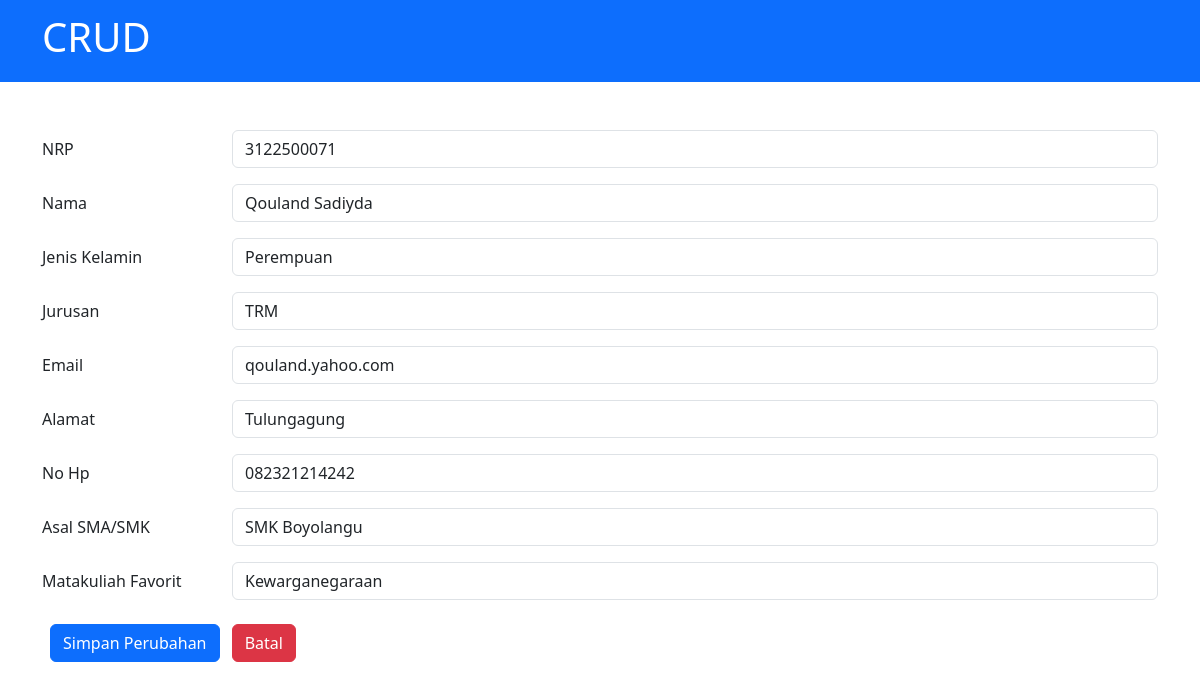
/formupdate.php?update=3, run on the app's committed database.
### tables this page shows
CREATE TABLE `student` (
  `id` int(11) NOT NULL,
  `nrp` char(10) NOT NULL,
  `nama` varchar(50) NOT NULL,
  `jeniskelamin` varchar(20) NOT NULL,
  `jurusan` varchar(20) NOT NULL,
  `email` varchar(70) NOT NULL,
  `alamat` varchar(100) NOT NULL,
  `nohp` char(12) NOT NULL,
  `asalsma` varchar(40) NOT NULL,
  `matkulfav` varchar(40) NOT NULL
);

### formupdate.php (the view, shortened to what this page needs)
<?php
    require 'koneksi.php';
    if(isset($_GET['update'])){
        $id = $_GET['update'];
        $query = "SELECT*FROM student where id = '$id'";
        $sql = mysqli_query($conn,$query);
        $result = mysqli_fetch_assoc($sql);
    }
?>
<!doctype html>
<html lang="en">
  <head>
    <link href="https://cdn.jsdelivr.net/npm/bootstrap@5.3.0-alpha2/dist/css/bootstrap.min.css" rel="stylesheet">
  </head>
  <body>
  <nav class="navbar bg-primary navbar-dark">
        <div class="container">
            <a class="navbar-brand">
                <h1>CRUD</h1>
            </a>
        </div>
    </nav>
    <div class="container mt-5">
        <form action="prosesupdate.php" method="post">
        <div class="mb-3 row">
            <label for="nrp" class="col-sm-2 col-form-label">NRP</label>
            <div class="col-sm-10">
            <input type="text" name="nrp" value="<?php echo $result['nrp']; ?>" class="form-control" id="nrp" placeholder="Isikan NRP" />
            </div>
        </div>
        <div class="mb-3 row">
            <label for="nama" class="col-sm-2 col-form-label">Nama</label>
            <div class="col-sm-10">
            <input type="text" name="nama" value="<?php echo $result['nama'];?>" class="form-control" id="nama" placeholder="Isikan Nama" />
            </div>
        </div>
        <div class="mb-3 row">
            <label for="jeniskelamin" class="col-sm-2 col-form-label">Jenis Kelamin</label>
            <div class="col-sm-10">
            <input type="text" name="jeniskelamin" value="<?php echo $result['jeniskelamin'];?>" class="form-control" id="jeniskelamin" placeholder="Isikan jenis kelamin" />
            </div>
        </div>
        <div class="mb-3 row">
            <label for="jurusan" class="col-sm-2 col-form-label">Jurusan</label>
            <div class="col-sm-10">
            <input type="text" name="jurusan" value="<?php echo $result['jurusan'];?>" class="form-control" id="jurusan" placeholder="Isikan Jurusan" />
            </div>
        </div>
        <div class="mb-3 row">
            <label for="email" class="col-sm-2 col-form-label">Email</label>
            <div class="col-sm-10">
            <input type="text" name="email" value="<?php echo $result['email'];?>" class="form-control" id="email" placeholder="Isikan email" />
            </div>
        </div>
        <div class="mb-3 row">
            <label for="alamat" class="col-sm-2 col-form-label">Alamat</label>
            <div class="col-sm-10">
            <input type="text" name="alamat" value="<?php echo $result['alamat'];?>" class="form-control" id="alamat" placeholder="Isikan ALamat" />
            </div>
        </div>
        <div class="mb-3 row">
            <label for="nohp" class="col-sm-2 col-form-label">No Hp</label>
            <div class="col-sm-10">
            <input type="text" name="nohp" value="<?php echo $result['nohp'];?>" class="form-control" id="nohp" placeholder="Isikan No HP" />
            </div>
        </div>
        <div class="mb-3 row">
            <label for="asalsma" class="col-sm-2 col-form-label">Asal SMA/SMK</label>
            <div class="col-sm-10">
            <input type="text" name="asalsma" value="<?php echo $result['asalsma'];?>" class="form-control" id="asalsma" placeholder="Masukkan Asal SMA" />
            </div>
        </div>
        <div class="mb-3 row">
            <label for="matkulfav" class="col-sm-2 col-form-label">Matakuliah Favorit</label>
            <div class="col-sm-10">
            <input type="text" name="matkulfav" value="<?php echo $result['matkulfav'];?>" class="form-control" id="matkulfav" placeholder="Isikan Matakuliah Favorit" />
            </div>
        </div>
        <button type="submit" name="submit" class="btn btn-primary m-2">
          Simpan Perubahan
        </button>
        <a href="index.php" class="btn btn-danger">Batal</a>
        </form>
    </div>
  </body>
</html>

### data on the page
student: nrp "3122500071", nama "Qouland Sadiyda", jeniskelamin "Perempuan", jurusan "TRM", email "qouland.yahoo.com", alamat "Tulungagung", nohp "082321214242", asalsma "SMK Boyolangu", matkulfav "Kewarganegaraan"
